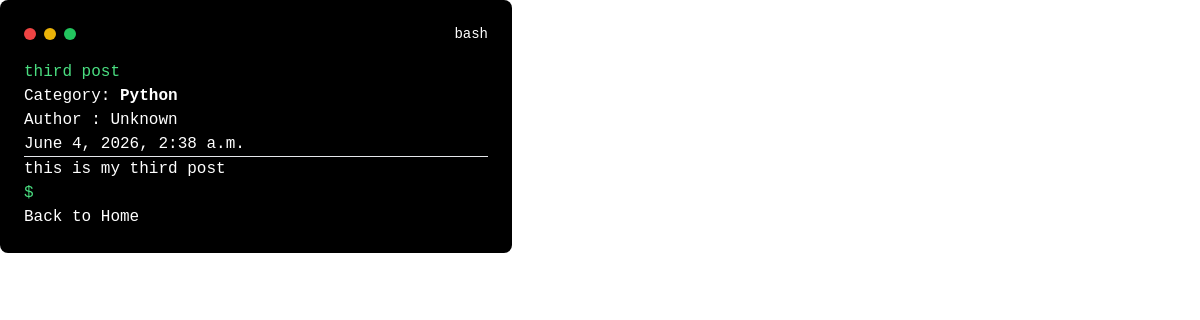
Screenshot of /post/3/ with the database file from the repository.
### core/models.py (models this page shows, shortened)
class Post(models.Model):
    title = models.CharField(max_length=200)
    content = models.TextField()
    created_at = models.DateTimeField(auto_now_add=True)
    author = models.CharField(max_length=200, default='Unknown')
    is_published = models.BooleanField(default=False)
    category = models.ForeignKey(
        Category,
        on_delete = models.SET_NULL,
        null = True,
        blank = True
    )

class Category(models.Model):
    name = models.CharField(max_length=100)
    description = models.TextField(blank=True)
    class Meta:
        verbose_name_plural = "Categories"

### core/views.py (the view)
# urls.py: path("post/<int:post_id>/", views.post_detail, name='post_detail'),
def post_detail(request, post_id):
    post = get_object_or_404(Post, id=post_id)
    context = {
        'post': post,
    }
    return render(request, 'core/post_detail.html', context)

### core/templates/core/post_detail.html (shortened to what this page needs)
<!DOCTYPE html>
<html lang="en">
<head>
    <script src="https://cdn.tailwindcss.com"></script>
</head>
<body>
    <aside class="bg-black text-white p-6 rounded-lg w-full max-w-lg font-mono">
            <div class="flex justify-between items-center">
                <div class="flex space-x-2 text-red-500">
                <div class="w-3 h-3 rounded-full bg-red-500"></div>
                <div class="w-3 h-3 rounded-full bg-yellow-500"></div>
                <div class="w-3 h-3 rounded-full bg-green-500"></div>
                </div>
                <p class="text-sm">bash</p>
            </div>
            <div class="mt-4">
                <p class="text-green-400">{{ post.title }}</p>
                {% if post.category %}
                <p>Category: <strong> {{ post.category.name }}</strong></p>
                {% else %}
                <p>Category: Uncategorized</p>
                {% endif %}
                <p>Author : {{ post.author }}</p>
                <p class="text-white">{{ post.created_at }}</p>
                <hr>
                <p class="text-white">{{ post.content }} </p>
                <p class="text-green-400">$</p>
                <a href="/">Back to Home</a>
            </div>
    </aside>
</body>
</html>

### rows the page displays
Post: title "third post", category.name "Python", author "Unknown", created_at "June 4, 2026, 2:38 a.m.", content "this is my third post"
